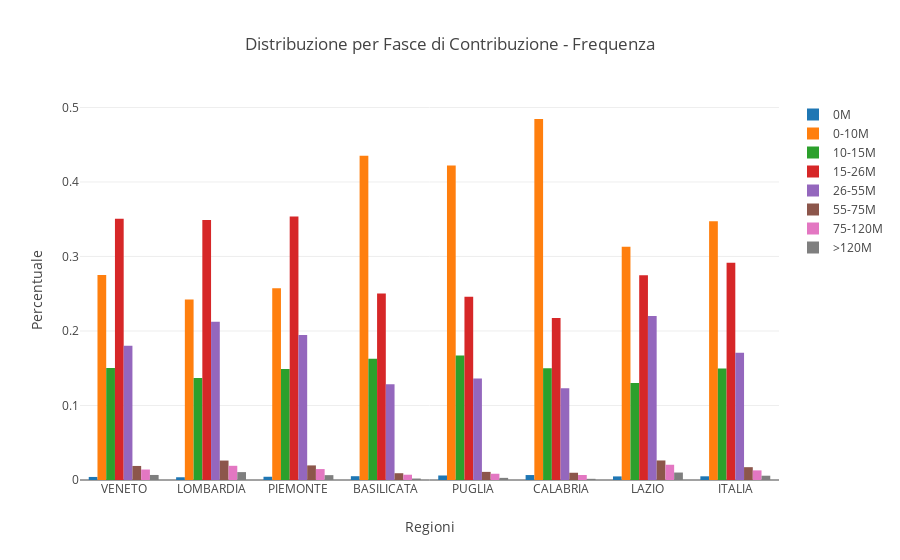

Notebook code cell kept with this figure:
### Code cell
media = dict( [(x[1], frequenza_redditi_percentuale[x[1]].mean()) for x in frequenza_reddito_scaglioni])

data_frequenza = []
for x,y,name in frequenza_reddito_scaglioni:
    
    val_it = media.get(y)
    
    bar = go.Bar(
        x = frequenza_redditi_percentuale[x].append(pd.Series(['ITALIA'])),
        y = frequenza_redditi_percentuale[y].append(pd.Series([val_it])),
        name = name
    )
    
    
    data_frequenza.append(bar)    
    
layout = go.Layout(
    title='Distribuzione per Fasce di Contribuzione - Frequenza',
    xaxis=dict(
        title='Regioni',
    ),
    yaxis=dict(
        title='Percentuale',
    )
)

fig = go.Figure(layout=layout, data=data_frequenza)
py.iplot(fig)

fig_path = 'imgs/percentuale_contribuenti_reddito.png'
py_on.image.save_as(fig, filename=fig_path)
x = Image(fig_path)
display(x)

### Figure 1 — Plotly figure (JSON) as saved in the notebook; plotly's stock layout.template omitted (floating-point values rounded to 4 significant figures)
{"data": [{"name": "0M", "type": "bar", "x": ["VENETO", "LOMBARDIA", "PIEMONTE", "BASILICATA", "PUGLIA", "CALABRIA", "LAZIO", "ITALIA"], "y": [0.004087, 0.003679, 0.004349, 0.005092, 0.006047, 0.006642, 0.004818, 0.004959]}, {"name": "0-10M", "type": "bar", "x": ["VENETO", "LOMBARDIA", "PIEMONTE", "BASILICATA", "PUGLIA", "CALABRIA", "LAZIO", "ITALIA"], "y": [0.2752, 0.2423, 0.2574, 0.4351, 0.4222, 0.4845, 0.313, 0.3471]}, {"name": "10-15M", "type": "bar", "x": ["VENETO", "LOMBARDIA", "PIEMONTE", "BASILICATA", "PUGLIA", "CALABRIA", "LAZIO", "ITALIA"], "y": [0.1505, 0.1368, 0.149, 0.1626, 0.1672, 0.1501, 0.1304, 0.1495]}, {"name": "15-26M", "type": "bar", "x": ["VENETO", "LOMBARDIA", "PIEMONTE", "BASILICATA", "PUGLIA", "CALABRIA", "LAZIO", "ITALIA"], "y": [0.3505, 0.3491, 0.3537, 0.2504, 0.2461, 0.2174, 0.2749, 0.2917]}, {"name": "26-55M", "type": "bar", "x": ["VENETO", "LOMBARDIA", "PIEMONTE", "BASILICATA", "PUGLIA", "CALABRIA", "LAZIO", "ITALIA"], "y": [0.1801, 0.2124, 0.1947, 0.1287, 0.1362, 0.1233, 0.2202, 0.1708]}, {"name": "55-75M", "type": "bar", "x": ["VENETO", "LOMBARDIA", "PIEMONTE", "BASILICATA", "PUGLIA", "CALABRIA", "LAZIO", "ITALIA"], "y": [0.01886, 0.02609, 0.01958, 0.009096, 0.01088, 0.009726, 0.02623, 0.01721]}, {"name": "75-120M", "type": "bar", "x": ["VENETO", "LOMBARDIA", "PIEMONTE", "BASILICATA", "PUGLIA", "CALABRIA", "LAZIO", "ITALIA"], "y": [0.01406, 0.01906, 0.01467, 0.007085, 0.008391, 0.006695, 0.02046, 0.01292]}, {"name": ">120M", "type": "bar", "x": ["VENETO", "LOMBARDIA", "PIEMONTE", "BASILICATA", "PUGLIA", "CALABRIA", "LAZIO", "ITALIA"], "y": [0.006771, 0.01059, 0.006527, 0.00196, 0.00286, 0.001587, 0.01003, 0.00576]}], "layout": {"title": "Distribuzione per Fasce di Contribuzione - Frequenza", "xaxis": {"title": "Regioni"}, "yaxis": {"title": "Percentuale"}}}
